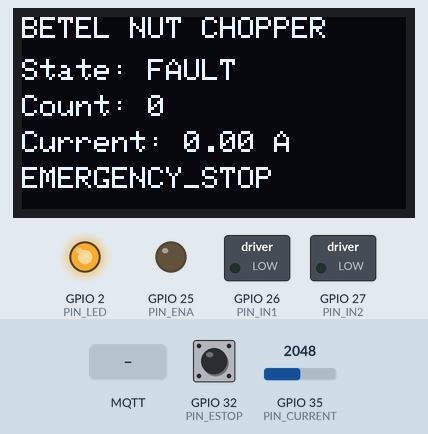
A sketch run on a simulated ESP32. Shown: 128×64 one-colour display, switched loads named in the sketch (green lamp = pin HIGH), output pins drawn as LEDs (lit = HIGH). Wiring (inferred from the names in the program): IR receiver: data GPIO 34. Dashed ring = blinking. The test bench sets the inputs (shaded band); at power-on: GPIO 32 (PIN_ESTOP) HIGH, GPIO 35 (PIN_CURRENT) = 2048 (analog values on the 0–4095 scale). WiFi joins after 1.5 s; servers stay silent unless stated; no MQTT or app messages arrive unless stated; what the sketch prints to the serial monitor is not drawn.

Above: at 2.43 s.
At 3.13 s:
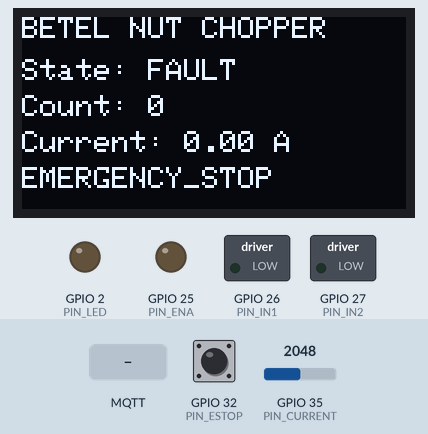
3.6 s: MQTT message "start" arrives on the first subscribed topic
At 5.37 s:
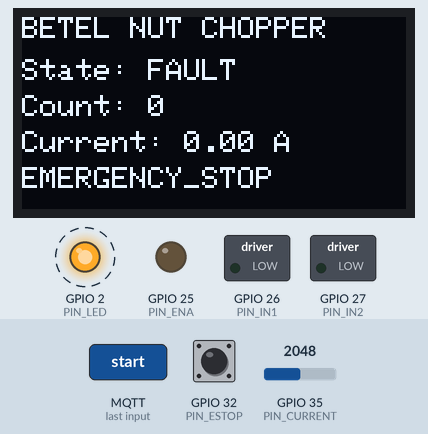
6.5 s: MQTT message "stop" arrives on the first subscribed topic
8.0 s: MQTT message "reset" arrives on the first subscribed topic
Timing chart, 0 to 15.5 s (numbered marks = the images above; inputs shaded):
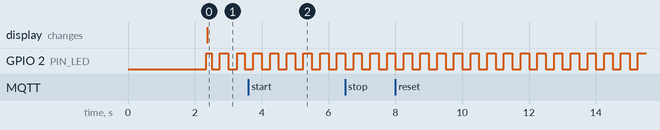

Measured:
- by itself, GPIO 2 (PIN_LED): alternates HIGH for 0.25 s and LOW for 0.25 s

The sketch:

betel_nut_chopper.ino
```cpp
/*
  IoT Betel Nut Chopper - ESP32
  -----------------------------------------------------------
  Features: IR nut detection, L298N motor control, safety
  interlocks (E-stop, blade cover), overload/jam detection,
  production counter, OLED display, MQTT remote monitoring.

  Libraries (Library Manager):
    - PubSubClient            (Nick O'Leary)
    - Adafruit SSD1306
    - Adafruit GFX Library
    - ArduinoJson             (Benoit Blanchon)
  Board: "ESP32 Dev Module", ESP32 Arduino core 3.x
  (for core 2.x replace ledcAttach() with ledcSetup()+ledcAttachPin()
   and ledcWrite(CHANNEL, duty))

  WIRING
    IR sensor OUT   -> GPIO34 (LOW = nut present)
    L298N ENA       -> GPIO25 (PWM)
    L298N IN1       -> GPIO26
    L298N IN2       -> GPIO27
    E-stop button   -> GPIO32 to GND (normally-closed, opens on press)
    Cover reed sw   -> GPIO33 to GND (closes when cover is shut)
    ACS712 OUT      -> GPIO35 via voltage divider (5V -> 3.3V max!)
    OLED SDA/SCL    -> GPIO21 / GPIO22
    Status LED      -> GPIO2 (onboard)
*/

#include <WiFi.h>
#include <PubSubClient.h>
#include <ArduinoJson.h>
#include <Wire.h>
#include <Adafruit_GFX.h>
#include <Adafruit_SSD1306.h>

// ---------------- USER SETTINGS ----------------
const char* WIFI_SSID   = "YOUR_WIFI_NAME";
const char* WIFI_PASS   = "YOUR_WIFI_PASSWORD";
const char* MQTT_SERVER = "broker.hivemq.com";   // public test broker
const int   MQTT_PORT   = 1883;
// Change this to something unique so others don't see your data
const char* TOPIC_BASE  = "bca_betel_chopper_1234";

const int   MOTOR_SPEED      = 200;     // PWM 0-255
const unsigned long CUT_TIME_MS      = 1200;   // blade run time per nut
const unsigned long COOLDOWN_MS      = 800;    // wait between nuts
const unsigned long DEBOUNCE_MS      = 60;

// Current sensing (ACS712-5A: 185 mV/A, centre = 2.5V; after 2:3 divider)
const float ADC_REF_V        = 3.3;
const float DIVIDER_FACTOR   = 1.5;     // (R1+R2)/R2 for 5V->3.3V divider
const float SENSITIVITY_V_A  = 0.185;
const float OVERLOAD_AMPS    = 4.0;     // tune for your motor
const unsigned long OVERLOAD_TIME_MS = 500;
// ------------------------------------------------

// Pins
#define PIN_IR      34
#define PIN_ENA     25
#define PIN_IN1     26
#define PIN_IN2     27
#define PIN_ESTOP   32
#define PIN_COVER   33
#define PIN_CURRENT 35
#define PIN_LED      2

#define PWM_FREQ 1000
#define PWM_RES  8

// OLED
#define SCREEN_W 128
#define SCREEN_H 64
Adafruit_SSD1306 display(SCREEN_W, SCREEN_H, &Wire, -1);
bool oledOK = false;

// MQTT
WiFiClient espClient;
PubSubClient mqtt(espClient);
String tCmd, tStatus, tAlert;

// State machine
enum State { IDLE, CUTTING, COOLDOWN, FAULT };
State state = IDLE;

enum Fault { F_NONE, F_ESTOP, F_COVER, F_OVERLOAD };
Fault fault = F_NONE;

bool autoEnabled = false;       // must be enabled (remote or local) to run
unsigned long cutCount = 0;
unsigned long stateStart = 0;
unsigned long overloadStart = 0;
unsigned long lastIrChange = 0;
unsigned long lastPublish = 0;
unsigned long lastDisplay = 0;
unsigned long runtimeMs = 0;    // total blade-on time
unsigned long lastTick = 0;
bool irStable = false;          // debounced "nut present"
bool irLastRaw = false;
float currentA = 0;
float zeroOffsetV = 2.5;        // calibrated at boot (motor off)

// ---------------- Helpers ----------------
const char* stateName() {
  switch (state) {
    case IDLE:     return autoEnabled ? "READY" : "STOPPED";
    case CUTTING:  return "CUTTING";
    case COOLDOWN: return "COOLDOWN";
    case FAULT:    return "FAULT";
  }
  return "?";
}

const char* faultName() {
  switch (fault) {
    case F_ESTOP:    return "EMERGENCY_STOP";
    case F_COVER:    return "COVER_OPEN";
    case F_OVERLOAD: return "OVERLOAD_JAM";
    default:         return "NONE";
  }
}

void motorStop() {
  ledcWrite(PIN_ENA, 0);
  digitalWrite(PIN_IN1, LOW);
  digitalWrite(PIN_IN2, LOW);
}

void motorRun() {
  digitalWrite(PIN_IN1, HIGH);
  digitalWrite(PIN_IN2, LOW);
  ledcWrite(PIN_ENA, MOTOR_SPEED);
}

bool estopPressed() { return digitalRead(PIN_ESTOP) == HIGH; }  // NC opens -> pull-up reads HIGH
bool coverOpen()    { return digitalRead(PIN_COVER) == HIGH; }  // reed closed -> LOW

float readCurrent() {
  // average 20 samples
  long sum = 0;
  for (int i = 0; i < 20; i++) sum += analogReadMilliVolts(PIN_CURRENT);
  float v = (sum / 20.0) / 1000.0 * DIVIDER_FACTOR;
  return fabs(v - zeroOffsetV) / SENSITIVITY_V_A;
}

void publishAlert(const char* msg) {
  if (mqtt.connected()) mqtt.publish(tAlert.c_str(), msg);
  Serial.printf("[ALERT] %s\n", msg);
}

void enterFault(Fault f) {
  motorStop();
  fault = f;
  state = FAULT;
  publishAlert(faultName());
}

void publishStatus() {
  if (!mqtt.connected()) return;
  StaticJsonDocument<256> doc;
  doc["state"]   = stateName();
  doc["fault"]   = faultName();
  doc["count"]   = cutCount;
  doc["current"] = round(currentA * 100) / 100.0;
  doc["hours"]   = runtimeMs / 3600000.0;
  doc["auto"]    = autoEnabled;
  char buf[256];
  serializeJson(doc, buf);
  mqtt.publish(tStatus.c_str(), buf);
}

// ---------------- MQTT ----------------
void onMessage(char* topic, byte* payload, unsigned int len) {
  String cmd;
  for (unsigned int i = 0; i < len; i++) cmd += (char)payload[i];
  cmd.trim();
  cmd.toLowerCase();
  Serial.printf("[CMD] %s\n", cmd.c_str());

  if (cmd == "start") {
    // Remote start only arms the machine. Physical safety still wins.
    if (!estopPressed() && !coverOpen()) autoEnabled = true;
    else publishAlert("CANNOT_START_SAFETY_ACTIVE");
  } else if (cmd == "stop") {
    autoEnabled = false;
    if (state == CUTTING) { motorStop(); state = IDLE; }
  } else if (cmd == "reset") {
    // Clear a fault only if the cause is gone
    if (state == FAULT && !estopPressed() && !coverOpen()) {
      fault = F_NONE;
      state = IDLE;
      autoEnabled = false;      // require explicit "start" again
    }
  } else if (cmd == "resetcount") {
    cutCount = 0;
  }
  publishStatus();
}

void connectWiFi() {
  if (WiFi.status() == WL_CONNECTED) return;
  WiFi.mode(WIFI_STA);
  WiFi.begin(WIFI_SSID, WIFI_PASS);
  unsigned long t = millis();
  while (WiFi.status() != WL_CONNECTED && millis() - t < 8000) delay(200);
}

void connectMQTT() {
  if (WiFi.status() != WL_CONNECTED || mqtt.connected()) return;
  String id = "esp32-chopper-" + String((uint32_t)ESP.getEfuseMac(), HEX);
  if (mqtt.connect(id.c_str())) {
    mqtt.subscribe(tCmd.c_str());
    publishStatus();
  }
}

// ---------------- Display ----------------
void updateDisplay() {
  if (!oledOK) return;
  display.clearDisplay();
  display.setTextColor(SSD1306_WHITE);
  display.setTextSize(1);
  display.setCursor(0, 0);
  display.print("BETEL NUT CHOPPER");
  display.setCursor(0, 14);
  display.printf("State: %s", stateName());
  display.setCursor(0, 26);
  display.printf("Count: %lu", cutCount);
  display.setCursor(0, 38);
  display.printf("Current: %.2f A", currentA);
  display.setCursor(0, 50);
  if (state == FAULT) display.print(faultName());
  else display.print(WiFi.status() == WL_CONNECTED ? (mqtt.connected() ? "WiFi+MQTT OK" : "WiFi OK") : "Offline");
  display.display();
}

// ---------------- Setup ----------------
void setup() {
  Serial.begin(115200);

  pinMode(PIN_IR, INPUT);
  pinMode(PIN_ESTOP, INPUT_PULLUP);
  pinMode(PIN_COVER, INPUT_PULLUP);
  pinMode(PIN_IN1, OUTPUT);
  pinMode(PIN_IN2, OUTPUT);
  pinMode(PIN_LED, OUTPUT);
  ledcAttach(PIN_ENA, PWM_FREQ, PWM_RES);   // core 3.x API
  motorStop();

  analogReadResolution(12);
  analogSetPinAttenuation(PIN_CURRENT, ADC_11db);

  Wire.begin(21, 22);
  oledOK = display.begin(SSD1306_SWITCHCAPVCC, 0x3C);

  // Calibrate current-sensor zero with motor OFF
  delay(500);
  long sum = 0;
  for (int i = 0; i < 100; i++) { sum += analogReadMilliVolts(PIN_CURRENT); delay(2); }
  zeroOffsetV = (sum / 100.0) / 1000.0 * DIVIDER_FACTOR;

  tCmd    = String(TOPIC_BASE) + "/cmd";
  tStatus = String(TOPIC_BASE) + "/status";
  tAlert  = String(TOPIC_BASE) + "/alert";

  mqtt.setServer(MQTT_SERVER, MQTT_PORT);
  mqtt.setCallback(onMessage);
  connectWiFi();

  // Safety check at boot
  if (estopPressed()) enterFault(F_ESTOP);
  else if (coverOpen()) enterFault(F_COVER);

  lastTick = millis();
}

// ---------------- Loop ----------------
void loop() {
  unsigned long now = millis();

  // --- network (non-blocking-ish) ---
  static unsigned long lastNet = 0;
  if (now - lastNet > 5000) {
    lastNet = now;
    connectWiFi();
    connectMQTT();
  }
  if (mqtt.connected()) mqtt.loop();

  // --- safety first, every loop ---
  if (state != FAULT) {
    if (estopPressed())      enterFault(F_ESTOP);
    else if (coverOpen())    enterFault(F_COVER);
  }

  // --- local reset: clear E-stop/cover fault once physically fixed ---
  if (state == FAULT && fault != F_OVERLOAD && !estopPressed() && !coverOpen()) {
    // Wait for explicit remote "reset" (or hold power-cycle) - stay in FAULT
  }

  // --- IR debounce (sensor LOW = nut present) ---
  bool irRaw = (digitalRead(PIN_IR) == LOW);
  if (irRaw != irLastRaw) { lastIrChange = now; irLastRaw = irRaw; }
  if (now - lastIrChange > DEBOUNCE_MS) irStable = irRaw;

  // --- current measurement ---
  if (state == CUTTING) {
    currentA = readCurrent();
    runtimeMs += (now - lastTick);
  } else {
    currentA = 0;
  }
  lastTick = now;

  // --- state machine ---
  switch (state) {
    case IDLE:
      if (autoEnabled && irStable) {
        motorRun();
        stateStart = now;
        overloadStart = 0;
        state = CUTTING;
      }
      break;

    case CUTTING:
      // Overload / jam detection
      if (currentA > OVERLOAD_AMPS) {
        if (overloadStart == 0) overloadStart = now;
        else if (now - overloadStart > OVERLOAD_TIME_MS) {
          enterFault(F_OVERLOAD);
          break;
        }
      } else {
        overloadStart = 0;
      }
      // Finished cut
      if (now - stateStart >= CUT_TIME_MS) {
        motorStop();
        cutCount++;
        stateStart = now;
        state = COOLDOWN;
        publishStatus();
      }
      break;

    case COOLDOWN:
      if (now - stateStart >= COOLDOWN_MS) state = IDLE;
      break;

    case FAULT:
      motorStop();
      break;
  }

  // --- status LED: solid = ready, blink = fault ---
  if (state == FAULT) digitalWrite(PIN_LED, (now / 250) % 2);
  else digitalWrite(PIN_LED, autoEnabled ? HIGH : LOW);

  // --- periodic publish and display ---
  if (now - lastPublish > 5000) { lastPublish = now; publishStatus(); }
  if (now - lastDisplay > 300)  { lastDisplay = now; updateDisplay(); }
}
```
